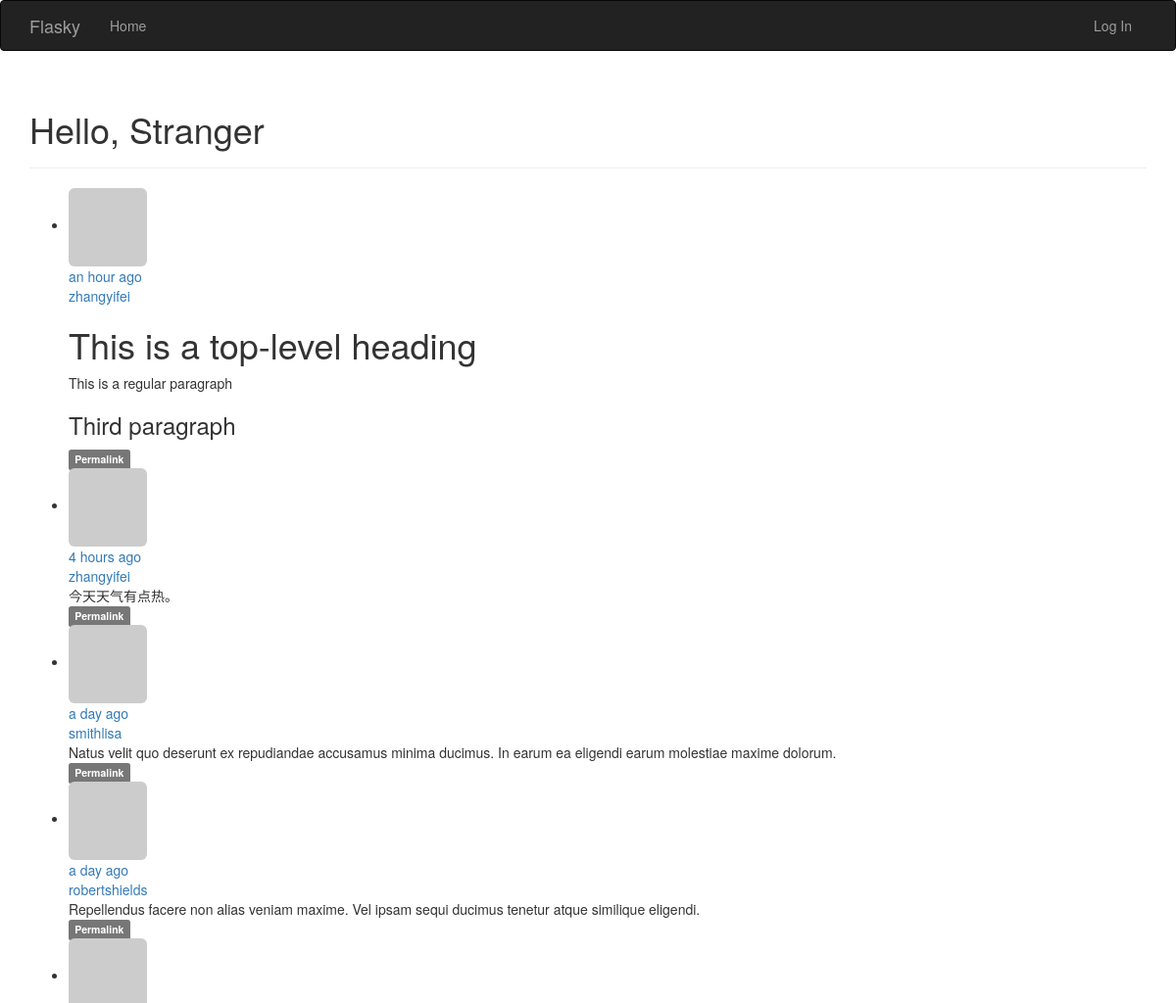
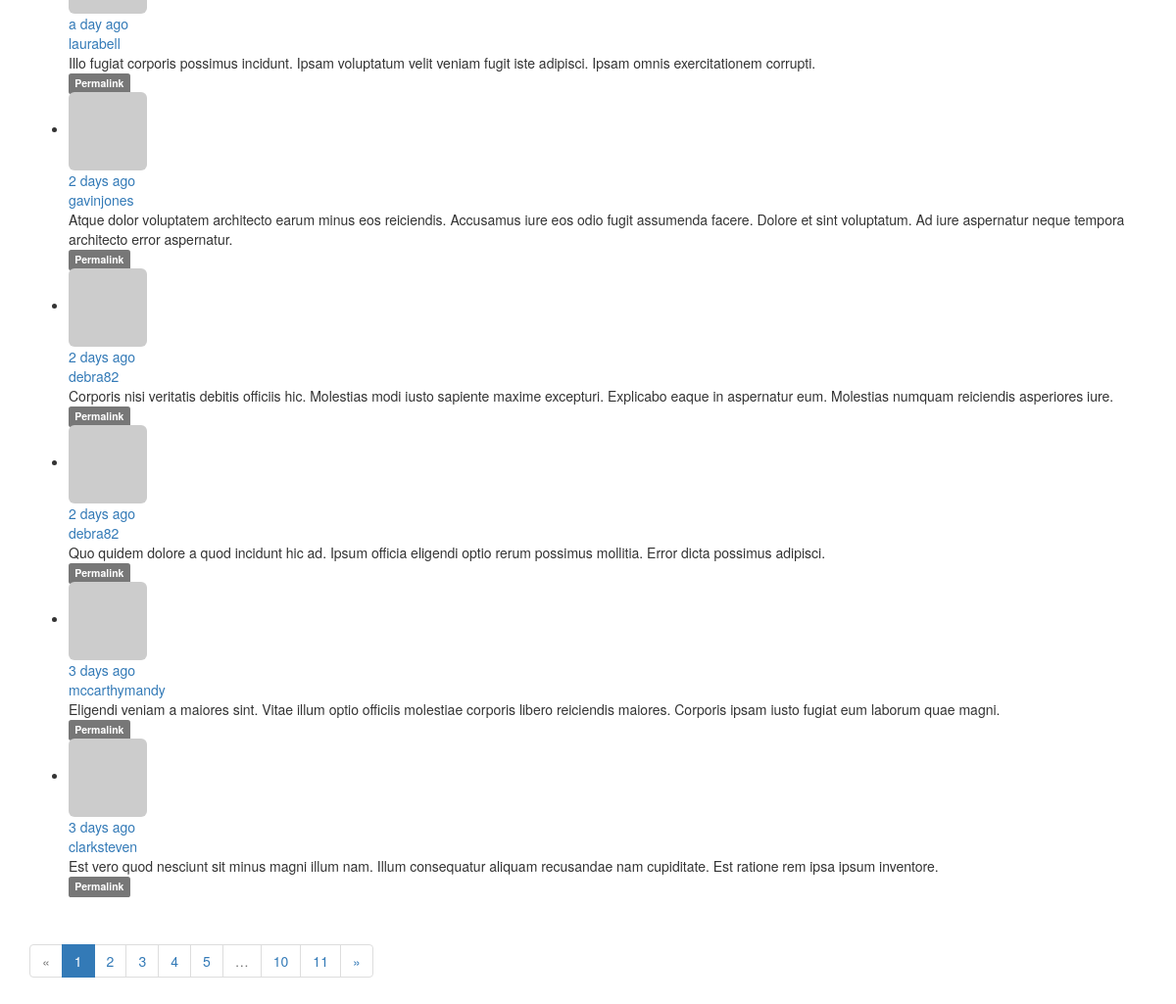
The page / on the database its author committed (2 pictures, top to bottom).
### app/models.py (models this page shows, shortened)
class Post(db.Model):
    __tablename__ = 'posts'
    id = db.Column(db.Integer, primary_key=True)
    body = db.Column(db.Text)
    timestamp = db.Column(db.DateTime, index=True, default=datetime.utcnow)
    author_id = db.Column(db.Integer, db.ForeignKey('users.id'))
    body_html = db.Column(db.Text)

class User(UserMixin, db.Model):
    __tablename__ = 'users'
    id = db.Column(db.Integer, primary_key=True)
    email = db.Column(db.String(64), unique=True, index=True)
    username = db.Column(db.String(64), unique=True, index=True)
    role_id = db.Column(db.Integer, db.ForeignKey('roles.id'))
    password_hash = db.Column(db.String(128))
    confirmed = db.Column(db.Boolean, default=False)
    name = db.Column(db.String(64))
    location = db.Column(db.String(64))
    about_me = db.Column(db.Text())
    member_since = db.Column(db.DateTime(), default=datetime.utcnow)
    last_seen = db.Column(db.DateTime(), default=datetime.utcnow)
    avatar_hash = db.Column(db.String(32))
    posts = db.relationship('Post', backref='author', lazy='dynamic')
    @property
    def password(self):
        raise AttributeError('password is not a readable attribute')
    def gravatar(self, size=100, default='identicon', rating='g'):
        if request.is_secure:
            url = 'https://secure.gravatar.com/avatar'
        else:
            url = 'http://www.gravatar.com/avatar'
        hash = self.avatar_hash or hashlib.md5(
            self.email.encode('utf-8')).hexdigest()
        return '{url}/{hash}?s={size}&d={default}&r={rating}'.format(
            url=url, hash=hash, size=size, default=default, rating=rating)

### app/main/views.py (the view)
@main.route('/', methods=['GET', 'POST'])
def index():
    form = PostForm()
    if current_user.can(Permission.WRITE_ARTICLES) and \
            form.validate_on_submit():
        post = Post(body=form.body.data,
                    author=current_user._get_current_object())
        db.session.add(post)
        return redirect(url_for('.index'))
    page = request.args.get('page', 1, type=int)
    pagination = Post.query.order_by(Post.timestamp.desc()).paginate(
        page, per_page=current_app.config['FLASKY_POSTS_PER_PAGE'],
        error_out=False)
    posts = pagination.items
    return render_template('index.html', form=form, posts=posts,
                           pagination=pagination)

### app/auth/views.py (called while the page is built)
@auth.before_app_request
def before_request():
    if current_user.is_authenticated:
        current_user.ping()
        if not current_user.confirmed \
                and request.endpoint[:5] != 'auth.':
            return redirect(url_for('auth.unconfirmed'))

### app/main/__init__.py (called while the page is built)
@main.app_context_processor
def inject_permissions():
    return dict(Permission=Permission)

### app/models.py (called while the page is built)
    def can(self, permissions):
        return False

    def is_administrator(self):
        return False

### app/templates/index.html (shortened to what this page needs)
{% extends "base.html" %}
{% import "bootstrap/wtf.html" as wtf %}
{% import "_macros.html" as macros %}
{% block page_content %}
<div class="page-header">
    <h1>Hello,
    {% if current_user.is_authenticated %}
        {{ current_user.username }}
    {% else %}
        Stranger
    {% endif %}
    </h1>
</div>
{% include "_posts.html" %}
{% if pagination %}
<div class="pagination">
    {{ macros.pagination_widget(pagination, '.index') }}
</div>
{% endif %}
{% endblock %}

### app/templates/_posts.html (shortened to what this page needs)
<ul class="posts">
    {% for post in posts %}
    <li class="post">
        <div class="post-thumbnail">
            <a href="{{ url_for('.user', username=post.author.username) }}">
                <img class="img-rounded profile-thumbnail"
                     src="{{ post.author.gravatar(size=40) }}"
            </a>
        </div>
        <div class="page-content">
            <div class="post-date">{{ moment(post.timestamp).fromNow() }}</div>
            <div class="post-author">
                <a href="{{ url_for('.user', username=post.author.username) }}">
                    {{ post.author.username }}
                </a>
            </div>
            <div class="post-body">
                {% if post.body_html %}
                {{ post.body_html | safe }}
                {% else %}
                {{ post.body }}
                {% endif %}
            </div>
            <div class="post-footer">
                <a href="{{ url_for('.post', id=post.id) }}">
                    <span class="label label-default">Permalink</span>
                </a>
            </div>
        </div>
    </li>
    {% endfor %}
</ul>

### rows shown on the page
Post: timestamp "an hour ago", author.username "zhangyifei", body_html "This is a top-level heading This is a regular paragraph Third paragraph"
Post: timestamp "4 hours ago", author.username "zhangyifei", body "今天天气有点热。"
Post: timestamp "a day ago", author.username "smithlisa", body "Natus velit quo deserunt ex repudiandae accusamus minima ducimus. In earum ea eligendi earum molestiae maxime dolorum."
Post: timestamp "a day ago", author.username "robertshields", body "Repellendus facere non alias veniam maxime. Vel ipsam sequi ducimus tenetur atque similique eligendi."
Post: timestamp "a day ago", author.username "laurabell", body "Illo fugiat corporis possimus incidunt. Ipsam voluptatum velit veniam fugit iste adipisci. Ipsam omnis exercitationem corrupti."
Post: timestamp "2 days ago", author.username "gavinjones", body "Atque dolor voluptatem architecto earum minus eos reiciendis. Accusamus iure eos odio fugit assumenda facere. Dolore et sint voluptatum. Ad iure aspernatur neque tempora architecto error aspernatur."
Post: timestamp "2 days ago", author.username "debra82", body "Corporis nisi veritatis debitis officiis hic. Molestias modi iusto sapiente maxime excepturi. Explicabo eaque in aspernatur eum. Molestias numquam reiciendis asperiores iure."
Post: timestamp "2 days ago", author.username "debra82", body "Quo quidem dolore a quod incidunt hic ad. Ipsum officia eligendi optio rerum possimus mollitia. Error dicta possimus adipisci."
Post: timestamp "3 days ago", author.username "mccarthymandy", body "Eligendi veniam a maiores sint. Vitae illum optio officiis molestiae corporis libero reiciendis maiores. Corporis ipsam iusto fugiat eum laborum quae magni."
Post: timestamp "3 days ago", author.username "clarksteven", body "Est vero quod nesciunt sit minus magni illum nam. Illum consequatur aliquam recusandae nam cupiditate. Est ratione rem ipsa ipsum inventore."

### other values the page prints
{{ p }} "1"
{{ p }} "2" "3" "4" "5" "10" "11"
